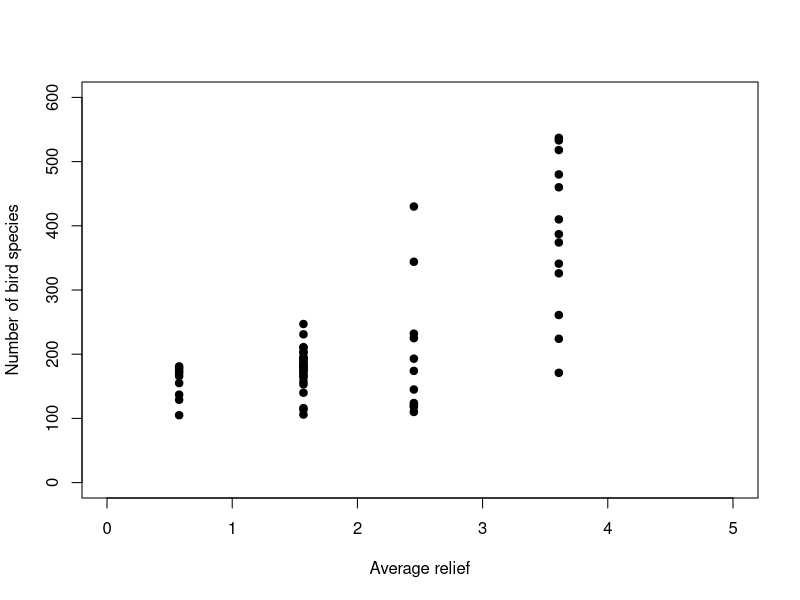

Source code (R): (Note: this script raises an error after producing the figure.)
## ---- chunk 1
# load birds data
birds <- read.table("data/birds.txt",header=T)
# plot
plot(birds$relief, birds$y, pch = 19, type = 'p', xlim=c(0,5), ylim=c(0,600),
     xlab='Average relief', ylab='Number of bird species')
# plot schematic of increasing variance for increasing mean response
plot(c(0,600), c(-1,1), type='l', xlim=c(0,600), ylim=c(-2,2), yaxt='n',
     xlab=TeX('mean response $E[y_i]$'),
     ylab=TeX('variance $Var(y_i)$'))
## ---- chunk 2
# load survival data
survival <- read.table("data/survival.txt",header=T)
# these data are given in the form "trials" (here total no. organisms)
#  and "successes" (here no. organisms surviving)
#  so transform into proportions
survival$proportion <- survival$surviving / survival$total
# plot
plot(survival$concentration, survival$proportion, pch = 19, type = 'p',
     xlim=c(0,4), ylim=c(0,1), xlab='Concentration (mg/l)', ylab='Proportion')
# plot schematic of variance peaking at average mean response
plot(seq(-5,5,0.1), -seq(-5,5,0.1)^2, type='l', xlim=c(-5,5), ylim=c(-25,0),
     xaxt='n', yaxt='n', xlab=TeX('mean response $E[y_i]$'),
     ylab=TeX('variance $Var(y_i)$'))
axis(side=1, at=seq(-5,5,2),labels=c("0","0.2","0.4","0.6","0.8","1"))
## ---- chunk 3
# fit log-linear model to birds data
birds_fit <- glm(y ~ relief, family = poisson(link = "log"), data = birds)
# plot data
plot(birds$relief, birds$y, pch = 19, type = 'p', xlim=c(0,5), ylim=c(0,600),
     xlab='Average relief', ylab='Number of bird species')
# extract modelled mean response and plot on top of data
newdat <- data.frame(relief=seq(0,5,0.01))
y_new <- predict(birds_fit, newdata=newdat, type = "response")
lines(newdat$relief, y_new, lwd = 3, col = "red")
# plot data on log-scale
plot(birds$relief, log(birds$y), pch = 19, type = 'p', xlim=c(0,5), ylim=c(4.5,6.5),
     xlab='Average relief', ylab='log(Number of bird species)')
# extract modelled mean linear predictor and plot on top of log-data
logy_new <- predict(birds_fit, newdata=newdat, type = "link")
lines(newdat$relief, logy_new, lwd = 3, col = "red")
## ---- chunk 4
# fit logistic model to survival data
# note, this is the proportions & weights formulation;
#  there are two more ways to code the response
survival_fit <- glm(proportion ~ concentration, family = binomial(link = "logit"),
                    data = survival, weights = total)
# plot data
plot(survival$concentration, survival$proportion, pch = 19, type = 'p',
     xlim=c(0,4), ylim=c(0,1), xlab='Concentration (mg/l)', ylab='Proportion')
# extract modelled mean response and plot on top of data
newdat <- data.frame(concentration=seq(0,4,0.01))
y_new <- predict(survival_fit, newdata=newdat, type = "response")
lines(newdat$concentration, y_new, lwd = 3, col = "red")
# plot data on logit-scale
plot(survival$concentration, log(survival$proportion/(1-survival$proportion)),
     pch = 19, type = 'p', xlim=c(0,4), ylim=c(-4,6),
     xlab='Concentration (mg/l)', ylab='logit(Proportion)')
# extract modelled mean linear predictor and plot on top of logit-data
logity_new <- predict(survival_fit, newdata=newdat, type = "link")
lines(newdat$concentration, logity_new, lwd = 3, col = "red")
## ---- chunk 5
summary(birds_fit)
## ---- chunk 6
summary(survival_fit)
## ---- chunk 7
pseudo_r2 <- 1 - birds_fit$deviance / birds_fit$null.deviance
pseudo_r2
## ---- chunk 8
pseudo_r2 <- 1 - survival_fit$deviance / survival_fit$null.deviance
pseudo_r2
## ---- chunk 9
# plot raw residuals of birds model
# the raw residuals are called with the type = 'response' argument in resid()
plot(birds_fit$fitted.values, resid(birds_fit, type = 'response'),
     pch = 19, type = 'p', xlim=c(100,400), ylim=c(-200,200),
     xlab='Number of bird species', ylab='Residuals')
# plot raw residuals of survival model
plot(survival_fit$fitted.values, resid(survival_fit, type = 'response'),
     pch = 19, type = 'p', xlim=c(0,1), ylim=c(-0.15,0.15),
     xlab='Proportion', ylab='Residuals')
## ---- chunk 10
library("MASS")
# fit negative-binomial model with log-link to birds data
birds_fit2 <- glm.nb(y ~ relief, link = log, data = birds)
# summarise regression
summary(birds_fit2)
## ---- chunk 11
# plot negative-binomial fit
plot(birds$relief, birds$y, pch = 19, type = 'p', xlim=c(0,5), ylim=c(0,600),
     xlab='Average relief', ylab='Number of bird species')
newdat <- data.frame(relief=seq(0,5,0.01))
y_new <- predict(birds_fit2, newdata=newdat, type = "response")
lines(newdat$relief, y_new, lwd = 3, col = "red")
## ---- chunk 12
# plot overall response distribution for negative-binomial fit
plot(h0, freq = FALSE, col = "gray", ylim = c(0,0.02),
     main = "overall negative-binomial model", xlab = "Number of bird species", ylab = "pdf")
curve((
        dnbinom(x, mu=predict(birds_fit2, newdata=data.frame(relief=0.5760),
                              type = "response"), size=birds_fit2$theta) +
                dnbinom(x, mu=predict(birds_fit2, newdata=data.frame(relief=1.5690),
                                      type = "response"), size=birds_fit2$theta) +
                dnbinom(x, mu=predict(birds_fit2, newdata=data.frame(relief=2.4510),
                                      type = "response"), size=birds_fit2$theta) +
                dnbinom(x, mu=predict(birds_fit2, newdata=data.frame(relief=3.6090),
                                      type = "response"), size=birds_fit2$theta))/4,
      add=TRUE, col = "red", type = 'b')
## ---- chunk 13
birds_fit2$aic
pseudo_r2 <- 1 - birds_fit2$deviance / birds_fit2$null.deviance
pseudo_r2
## ---- chunk 14
# plot Pearson residuals of negative-binomial fit
plot(birds_fit2$fitted.values, resid(birds_fit2, type = 'pearson'),
     pch = 19, type = 'p', xlim=c(100,400), ylim=c(-3,3),
     xlab='Number of bird species', ylab='Residuals')
